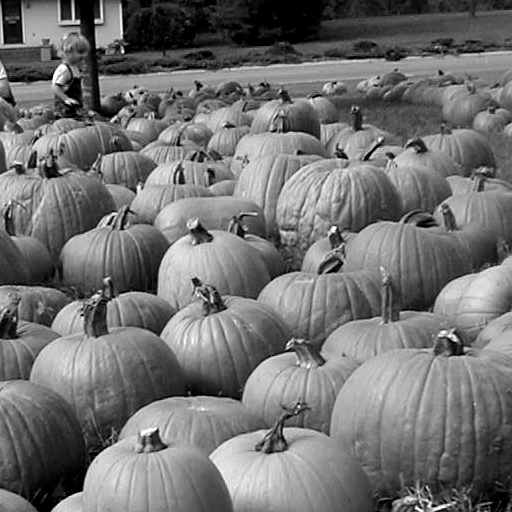
#> input picture samples/pumpkins.tif, 512 x 512 px
$ jupyter execute fft.ipynb
#> lines starting #> are read from the running program, lines starting #| are printed output that depends on the picture; after the words box and inside, x2 and y2 are one past the last pixel; in counts of white or black regions, pixels touching at a corner belong together
[cell 1]
# -*- coding: utf-8 -*-
"""

Modified by Malena Espanol

from a copy of Image Deblurring Project.ipynb

written by Jeff Calder

"""

from PIL import Image
import matplotlib.pyplot as plt
import numpy as np
import pandas as pd
import time

def vec(image):
    sh = image.shape
    return image.reshape((sh[0]*sh[1]))

# [21 lines left out: function build_x_true, not called in this run]
## convert a 1-d vector into a 2-d image of the given shape

def im(x, shape):
    return x.reshape(shape)

## display a 1-d vector as a 2-d image
# [5 lines left out: function display_vec, not called in this run]


# [14 lines of commented-out code are left out]

def load_img(path):
    '''
        Returns a matrix from a given image
    '''
#> called with path = 'samples/pumpkins.tif'
    mat = np.asarray(Image.open(path))
#> mat is the input picture: shape (512, 512); min 0, max 255, mean 114
    return mat / 255

Img = load_img('samples/pumpkins.tif')


plt.imshow(Img)
plt.axis('off')
plt.show()


"""Let's define a function to blur the image."""

from scipy.fft import fft2
from scipy.fft import ifft2
from scipy.fft import fftshift
from scipy.optimize import minimize
from scipy.linalg import norm
import numpy as np
import math

# [15 lines left out: function blur_gaussian, not called in this run]

def blur_linear(n,radius=5,angle=0):
    """Returns FFT linear/motion blur

    Args:
        n: dimensions of each side of the image
        radius: Radius of the linear blur
        angle: Angle of the linear blur; 0 is +x axis,
               moves in anticlockwise direction

    Returns:
        G: Fourier transform of filter
    """
#> called with n = 512, radius = 3, angle = 0

    p = np.zeros((n, n))

    # get center of psf
    i = math.ceil(p.shape[0] / 2)
    j = math.ceil(p.shape[1] / 2)

    for r in range(0, math.floor(radius) + 1):
        px = math.floor(r * math.cos(angle) + i) % p.shape[0]
        py = math.floor(-r * math.sin(angle) + j) % p.shape[1]
        p[py, px] = 1 / radius

    p = p / np.sum(p)

    return fft2(fftshift(p)).real

def blur(f,G):
    """Blurs image f with filter G

    Args:
        f: image to blur
        G: Filter

    Returns:
        Blurred image
    """
    return ifft2(G*fft2(f)).real
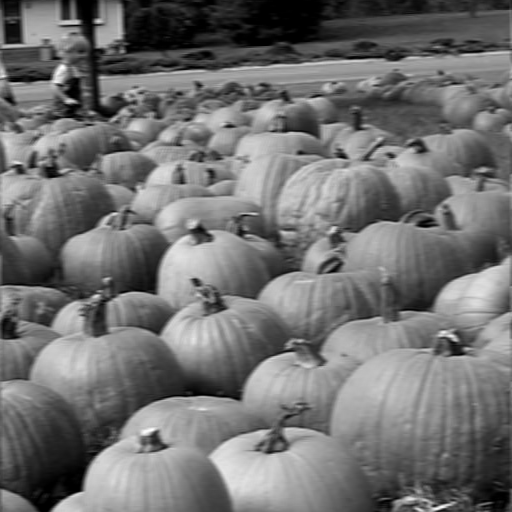
#> returned value: shape (512, 512) float64; min -2.71e-16, max 1, mean 0.447; drawn with min black and max white

"""Let's now blur an image and then deblur without any regularization. What happens when you add some noise to the blurry image, even noise that is very light and imperceptible?"""

#First get a blur filter
# G = blur_gaussian(Img.shape[0],width=5)
radius = 3
G = blur_linear(Img.shape[0], radius, angle = 0)

# [6 lines of commented-out code are left out]
Img_blurred = blur(Img,G)

#Add noise
sigma = 0.01 #Try sigma=0 first, and then try sigma > 0 to add noise
Img_blurred = Img_blurred + sigma*np.random.randn(Img.shape[0],Img.shape[1])

#Show blurred and noisy image
plt.figure(figsize=(10,10))
plt.imshow(Img_blurred,cmap='gray',vmin=0,vmax=1)
plt.title('Out of focus blur with noise')

def deblur_tik(alpha, S, blurred_img):
    # S is fft2(circshift(psf))

    # phi = abs(S).^2 ./ (abs(s).^2 + alpha^2)
    # perform adjustment to values which could result in division by zero
#> called with alpha = 0.1
    denominator = np.absolute(np.square(S)) + np.square(alpha)
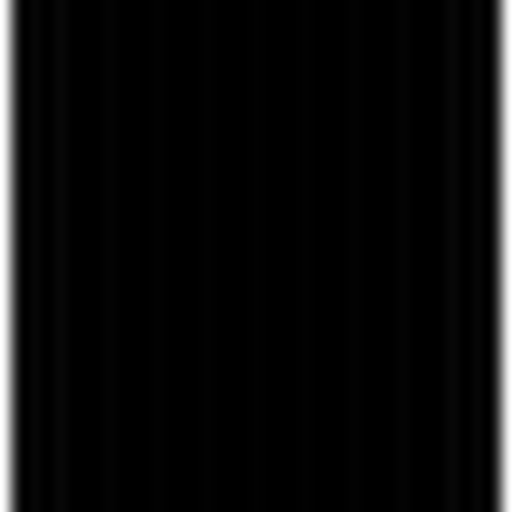
#> denominator: shape (512, 512) float64; min 0.01, max 1.01, mean 0.0596; drawn with min black and max white
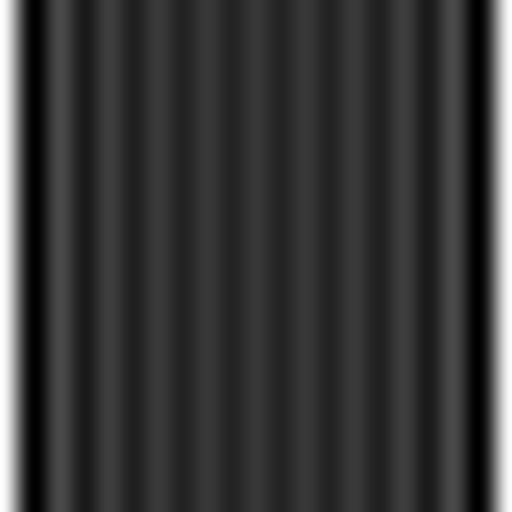
#> S: shape (512, 512) float64; min -0.163, max 1, mean 0.0909; drawn with min black and max white
    denominator = np.where(denominator == 0, np.finfo(float).eps, denominator)
    phi = np.divide(np.absolute(np.square(S)), denominator)
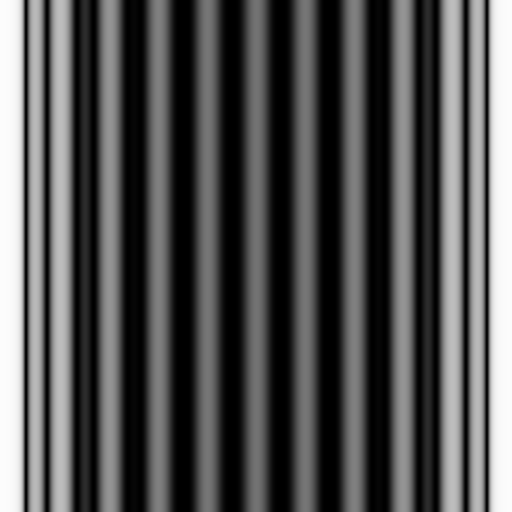
#> phi: shape (512, 512) float64; min 0, max 0.99, mean 0.331

    # filter out S values according to phi
    S_filt = np.zeros(phi.shape)
    idx = S != 0
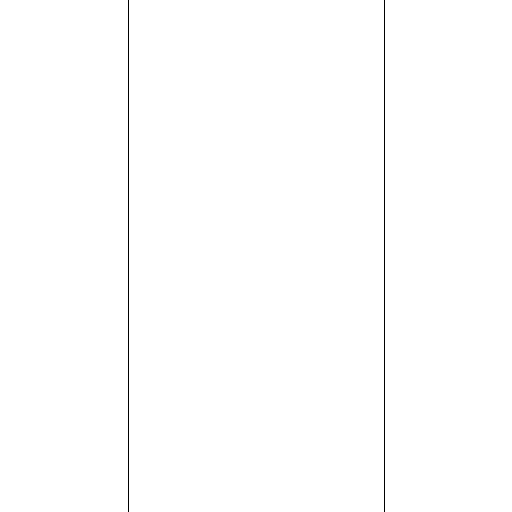
#> idx: shape (512, 512) bool; 99.6% white; black in thin lines or dots, all inside (x1, y1, x2, y2) = (128, 0, 385, 512)
    S_filt[idx] = np.divide(phi[idx], S[idx])
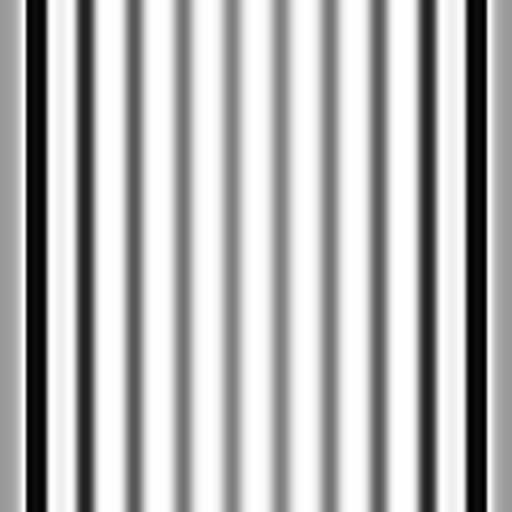
#> S_filt: shape (512, 512) float64; min -5, max 5, mean 2.1; drawn with min black and max white
    # S_filt = np.where(idx, np.divide(phi[idx], S), 0)

    # deblur using filtered S
    X_filt = ifft2(np.multiply(fft2(blurred_img), S_filt)).real
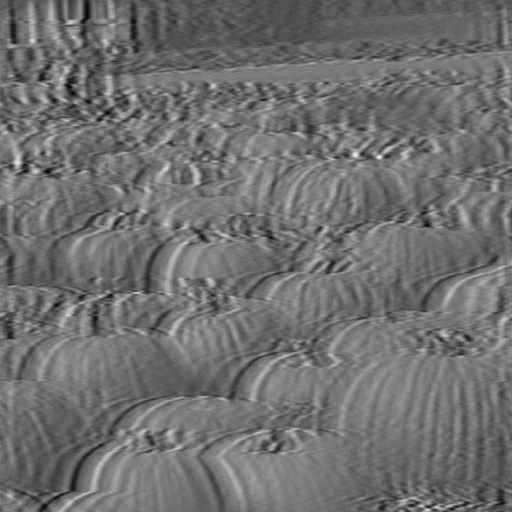
#> X_filt: shape (512, 512) float64; min -1.12, max 2.43, mean 0.442; drawn with min black and max white

    return X_filt

def deblur_tik_min(S):
    # error function; norm of deblurred image with blurred image
    error_function = lambda input, S, blurred_img: np.linalg.norm(deblur_tik(input[0], S, blurred_img) - Img, ord='fro')
#> call 3 of deblur_tik, with alpha = 32
#> in deblur_tik (call 3), `X_filt = ifft2(np.multiply(fft2(blurred_img), S_filt)).real`:
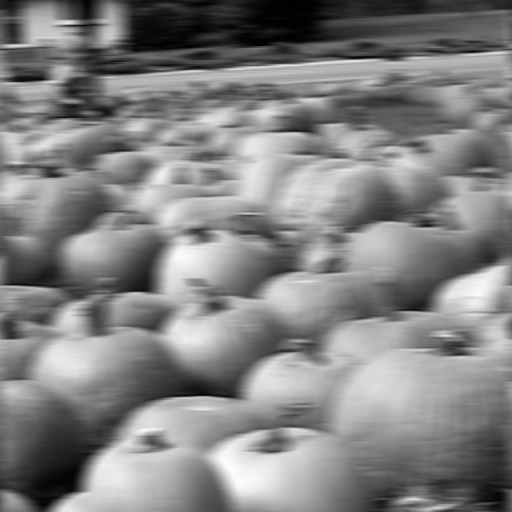
#> X_filt: shape (512, 512) float64; min -5.96e-06, max 0.000855, mean 0.000436; drawn with min black and max white
#> in deblur_tik (call 9), `S_filt[idx] = np.divide(phi[idx], S[idx])`:
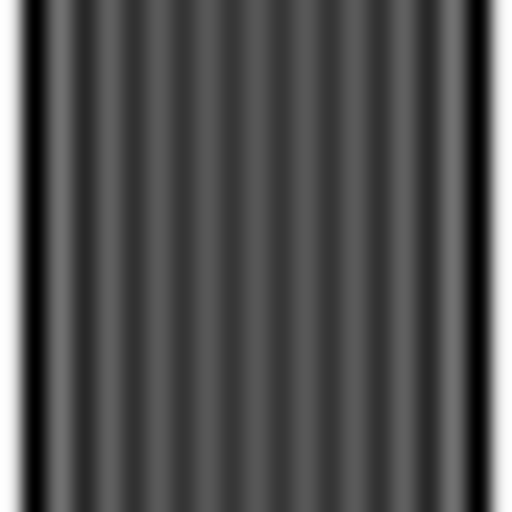
#> S_filt: shape (512, 512) float64; min -0.118, max 0.424, mean 0.0538; drawn with min black and max white
#> in deblur_tik (call 11), `phi = np.divide(np.absolute(np.square(S)), denominator)`:
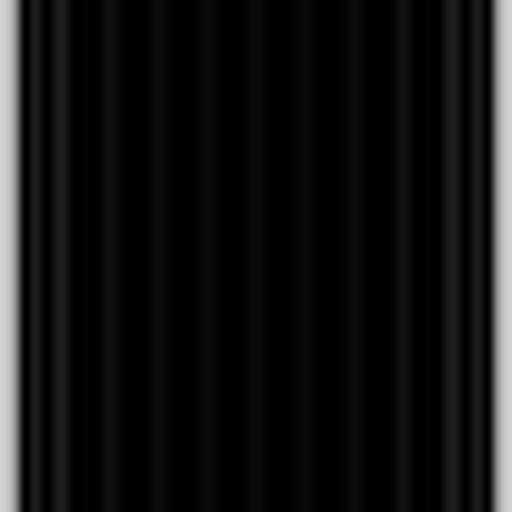
#> phi: shape (512, 512) float64; min 0, max 0.829, mean 0.0776

    initial_alpha = 0.1
    # since minimizer takes in a vector, need to get first element (which will store alpha)
    result = minimize(error_function, [initial_alpha], args=(S, Img_blurred), bounds=[(0, 32)])
#> result = 10 items

    # returns min alpha
    return result

def deblur_psf(psf_params, deblurred_img):
    S_i = blur_linear(Img.shape[0], psf_params[0], 0)
    return blur(deblurred_img, S_i)

def error_function(psf_params, deblurred_img, blurred_img):
    result = np.linalg.norm(deblur_psf(psf_params, deblurred_img) - blurred_img, ord='fro')
    return result

def deblur_psf_min(deblurred_img, initial_length):
    # min_{length, angle} = ||A(length, angle) x - b||
    # error_function = lambda psf_params, deblurred_img, blurred_img: np.linalg.norm(deblur_psf(psf_params, deblurred_img) - blurred_img, ord='fro')

    # specifting the solver as 'Powell' was important; otherwise it was stuck at wrong values
    result = minimize(error_function, [initial_length], args=(deblurred_img, Img_blurred), method='Powell', bounds=[(0, 16)])

    return result

# TODO:
# √ where is the code taking the longest to run
# √ create plots of convergence curves
#   √ x is iteration number, y is norm(x_i - x_true) / norm(x_true) !! relative errors
#   √ x is iteration number, y is abs(L_i - L_true) / abs(L_true)
# √ save code; try with larger images (pumpkins, etc.)
# - estimate both angle and length simultaneously (explore different optimization strategies/packages/functions)
# - explore different optimization strategies for each step in minimization
# - change tikhonov with total variation regularization
# - for successive frames, use previous parameters as a feed forward
# - find video source that is blurred from CHARLOTTE

# min_alpha = deblur_tik_min(G).x[0]
# Img_deblurred = deblur_tik(min_alpha, G, Img_blurred)
# Img_deblurred = deblur_alt_min()

# plt.imshow(Img_deblurred, cmap='gray',vmin=0,vmax=1)
# plt.show()

df = pd.DataFrame(columns=['Step Number', 'Fixed A() Time Delta', 'Fixed A() Relative Error', 'Fixed x Time Delta', 'Fixed x Relative Error'])

prev_li = -1
l_i = 10
x_i = None
step_number = 1
while not math.isclose(prev_li, l_i):
    # fix theta, l for guess
    S_i = blur_linear(Img.shape[0], l_i, 0)
    start_time_1 = time.time()
    min_alpha = deblur_tik_min(S_i).x[0]
#> min_alpha = 0.34
    end_time_1 = time.time()
    x_i = deblur_tik(min_alpha, S_i, Img_blurred)

    plt.figure(figsize=(5,5))
    plt.title('Direct deblurring - Iteration {}'.format(step_number))
    plt.imshow(x_i, cmap='gray',vmin=0,vmax=1)

    # fix x_i for guess
    # start time
    start_time_2 = time.time()
    next_A = deblur_psf_min(x_i, l_i)
    end_time_2 = time.time()
    prev_li = l_i
    l_i = next_A.x[0]

    row_entry = pd.Series({
        'Step Number': step_number,
        'Fixed A() Time Delta': end_time_1 - start_time_1,
        'Fixed A() Relative Error': norm(x_i - Img) / norm(Img),
        'Fixed x Time Delta': end_time_2 - start_time_2,
        'Fixed x Relative Error': abs(l_i - radius) / abs(radius)
    })

    df = pd.concat([df, row_entry.to_frame().T], ignore_index=True)
    step_number += 1

[cell 2]
### interpret results
print('Total time: %.5fs' % (df['Fixed A() Time Delta'].sum() + df['Fixed x Time Delta'].sum()))
#| Total time: 4.76809s
df
#> Out = table of 7 rows and 5 columns
